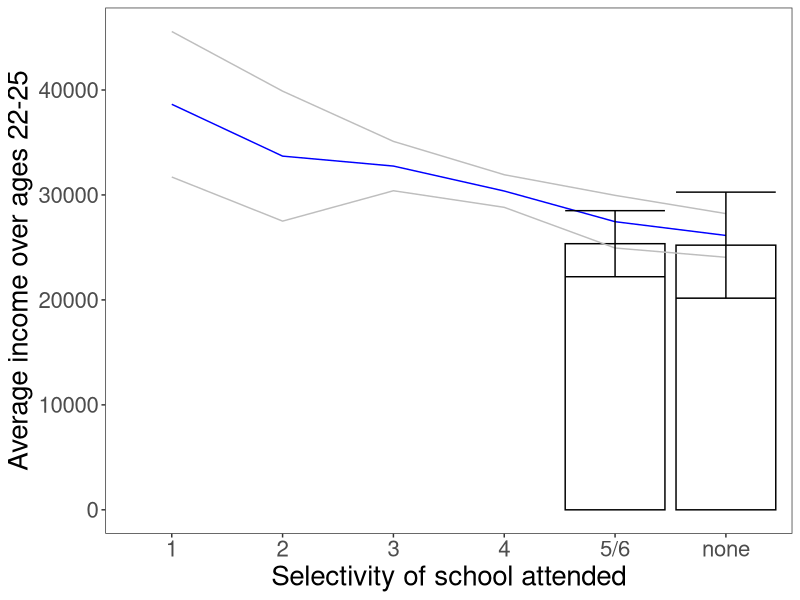
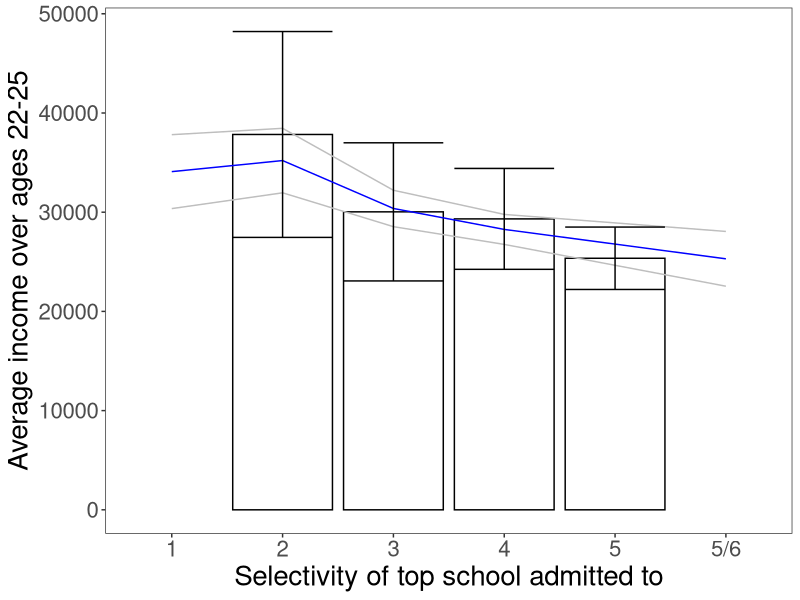

These figures' R source, in order:
library(ggplot2)

#create raw plot for introduction===========================================================
  #read data
    inc_dat = read.csv("inputs/rawinputs.csv")
    #keep only 1 column for each person
    inc_dat = inc_dat[!duplicated(inc_dat[,c('pubid_anon')]),]
    
  #se function
    se <- function(data) {
      sqrt(var(data)/length(data))
    }

  #find each person's average salary
    #note that those with a b include 0 income, while those without a b treat it as missing
    inc_dat[inc_dat$income22==-3,]$income22=NA
    inc_dat[inc_dat$income23==-3,]$income23=NA
    inc_dat[inc_dat$income24==-3,]$income24=NA
    inc_dat[inc_dat$income25==-3,]$income25=NA
    inc_dat[inc_dat$income22b==-3,]$income22b=NA
    inc_dat[inc_dat$income23b==-3,]$income23b=NA
    inc_dat[inc_dat$income24b==-3,]$income24b=NA
    inc_dat[inc_dat$income25b==-3,]$income25b=NA
    inc_dat$avg = NA
    inc_dat$avgb = NA
    for (i in 1:nrow(inc_dat)){
      curVect = c(inc_dat$income22[i], inc_dat$income23[i], inc_dat$income24[i], inc_dat$income25[i])
      curVectb = c(inc_dat$income22b[i], inc_dat$income23b[i], inc_dat$income24b[i], inc_dat$income25b[i])
      inc_dat$avg[i] = mean(na.exclude(curVect))
      inc_dat$avgb[i] = mean(na.exclude(curVectb))
    }

    #remove rows that are missing averages
      inc_datb = inc_dat[!(is.na(inc_dat$avgb)),]
      inc_dat = inc_dat[!(is.na(inc_dat$avg)),]

    #find variance of average salary
      means = data.frame(attend = c("none","1","2","3","4","5/6"),
        avgInc = aggregate(inc_dat$avg, list(gp=inc_dat$attend), mean)$x,
        avgIncse = aggregate(inc_dat$avg, list(gp=inc_dat$attend), se)$x)
      meansb = data.frame(attend = c("none","1","2","3","4","5/6"),
        avgIncb = aggregate(inc_datb$avgb, list(gp=inc_datb$attend), mean)$x,
        avgIncbse = aggregate(inc_datb$avgb, list(gp=inc_datb$attend), se)$x)
      meansb_byadmit = data.frame(admit = c("1","2","3","4","5/6"),
        avgIncb = aggregate(inc_datb$avgb, list(gp=inc_datb$admit), mean)$x,
        avgIncbse = aggregate(inc_datb$avgb, list(gp=inc_datb$admit), se)$x)
    
    #plots
      #ggplot(means, aes(x=attend, y=avgInc, group =1)) + geom_line()+theme_bw()+xlab("Selectivity of school attended")+ylab("Average post-college income over sample") +theme(panel.grid.major=element_blank(),panel.grid.minor=element_blank(), text = element_text(size=20))+geom_ribbon(data=means,aes(ymin =avgInc - avgIncse*1.96, ymax = avgInc+avgIncse*1.96),alpha=0.3)
      #ggplot(meansb, aes(x=attend, y=avgIncb, group = 1)) + geom_line() +
        #geom_ribbon(data=meansb,aes(ymin =avgIncb - avgIncbse*1.96, ymax = avgIncb+avgIncbse*1.96),alpha=0.3)+xlab("Selectivity of school attended") +ylab("Average post-college income over sample") +theme(panel.grid.major=element_blank(),panel.grid.minor=element_blank(), text = element_text(size=20))

    #plotdata 
      plotdata= data.frame(attend = meansb$attend, avgIncb= meansb$avgIncb, avgIncbse = meansb$avgIncbse, type = 0)
      plotdata_admit = data.frame(admit = meansb_byadmit$admit, avgIncb= meansb_byadmit$avgIncb, avgIncbse = meansb_byadmit$avgIncbse, type = 0)
    
    #repeat analysis by type and store--by attendance
      #1
      inc_dat_temp = inc_dat[inc_dat$admit == 1,]
      inc_datb_temp = inc_datb[inc_datb$admit ==1,]
      means_temp = data.frame(attend = c("none","1", "2","3","4"),
         avgInc = aggregate(inc_dat_temp$avg, list(gp=inc_dat_temp$attend), mean)$x,
         avgIncse = aggregate(inc_dat_temp$avg, list(gp=inc_dat_temp$attend), se)$x)
      meansb_temp = data.frame(attend = c("none","1", "2","3","4"),
          avgIncb = aggregate(inc_datb_temp$avgb, list(gp=inc_datb_temp$attend), mean)$x,
          avgIncbse = aggregate(inc_datb_temp$avgb, list(gp=inc_datb_temp$attend), se)$x)
      curPlot = data.frame(attend = c("none","1", "2","3","4"), avgIncb = meansb_temp$avgIncb, avgIncbse = meansb_temp$avgIncbse, type = 1)
      plotdata = rbind(plotdata, curPlot)
    
      #2
      inc_dat_temp = inc_dat[inc_dat$admit == 2,]
      inc_datb_temp = inc_datb[inc_datb$admit ==2,]
      means_temp = data.frame(attend = c("none", "2","3","4","5/6"),
                              avgInc = aggregate(inc_dat_temp$avg, list(gp=inc_dat_temp$attend), mean)$x,
                              avgIncse = aggregate(inc_dat_temp$avg, list(gp=inc_dat_temp$attend), se)$x)
      meansb_temp = data.frame(attend = c("none", "2","3","4","5/6"),
                               avgIncb = aggregate(inc_datb_temp$avgb, list(gp=inc_datb_temp$attend), mean)$x,
                               avgIncbse = aggregate(inc_datb_temp$avgb, list(gp=inc_datb_temp$attend), se)$x)
      curPlot = data.frame(attend = c("none", "2","3","4","5/6"), avgIncb = meansb_temp$avgIncb, avgIncbse = meansb_temp$avgIncbse, type = 2)
      plotdata = rbind(plotdata, curPlot)

      #3
      inc_dat_temp = inc_dat[inc_dat$admit == 3,]
      inc_datb_temp = inc_datb[inc_datb$admit ==3,]
      means_temp = data.frame(attend = c("none","3","4","5/6"),
                              avgInc = aggregate(inc_dat_temp$avg, list(gp=inc_dat_temp$attend), mean)$x,
                              avgIncse = aggregate(inc_dat_temp$avg, list(gp=inc_dat_temp$attend), se)$x)
      meansb_temp = data.frame(attend = c("none","3","4","5/6"),
                               avgIncb = aggregate(inc_datb_temp$avgb, list(gp=inc_datb_temp$attend), mean)$x,
                               avgIncbse = aggregate(inc_datb_temp$avgb, list(gp=inc_datb_temp$attend), se)$x)
      curPlot = data.frame(attend = c("none","3","4","5/6"), avgIncb = meansb_temp$avgIncb, avgIncbse = meansb_temp$avgIncbse, type = 3)
      plotdata = rbind(plotdata, curPlot)

      #4
      inc_dat_temp = inc_dat[inc_dat$admit == 4,]
      inc_datb_temp = inc_datb[inc_datb$admit ==4,]
      means_temp = data.frame(attend = c("none","4","5/6"),
                              avgInc = aggregate(inc_dat_temp$avg, list(gp=inc_dat_temp$attend), mean)$x,
                              avgIncse = aggregate(inc_dat_temp$avg, list(gp=inc_dat_temp$attend), se)$x)
      meansb_temp = data.frame(attend = c("none","4","5/6"),
                               avgIncb = aggregate(inc_datb_temp$avgb, list(gp=inc_datb_temp$attend), mean)$x,
                               avgIncbse = aggregate(inc_datb_temp$avgb, list(gp=inc_datb_temp$attend), se)$x)
      curPlot = data.frame(attend = c("none","4","5/6"), avgIncb = meansb_temp$avgIncb, avgIncbse = meansb_temp$avgIncbse, type = 4)
      plotdata = rbind(plotdata, curPlot)

      #5
      inc_dat_temp = inc_dat[inc_dat$admit == 5,]
      inc_datb_temp = inc_datb[inc_datb$admit ==5,]
      means_temp = data.frame(attend = c("none","5/6"),
                              avgInc = aggregate(inc_dat_temp$avg, list(gp=inc_dat_temp$attend), mean)$x,
                              avgIncse = aggregate(inc_dat_temp$avg, list(gp=inc_dat_temp$attend), se)$x)
      meansb_temp = data.frame(attend = c("none","5/6"),
                               avgIncb = aggregate(inc_datb_temp$avgb, list(gp=inc_datb_temp$attend), mean)$x,
                               avgIncbse = aggregate(inc_datb_temp$avgb, list(gp=inc_datb_temp$attend), se)$x)
      curPlot = data.frame(attend = c("none","5/6"), avgIncb = meansb_temp$avgIncb, avgIncbse = meansb_temp$avgIncbse, type = 5)
      plotdata = rbind(plotdata, curPlot)

    #repeat analysis by type and store--by admission
    #-3
    inc_dat_temp = inc_dat[inc_dat$attend == -10,]
    inc_datb_temp = inc_datb[inc_datb$attend ==-10,]
    meansb_byadmit_temp = data.frame(admit = c("1","2","3","4","5/6"),
                            avgIncb = aggregate(inc_datb_temp$avgb, list(gp=inc_datb_temp$admit), mean)$x,
                            avgIncbse = aggregate(inc_datb_temp$avgb, list(gp=inc_datb_temp$admit), se)$x)
    means_byadmit_temp = data.frame(admit = c("1","2","3","4","5/6"),
                            avgInc = aggregate(inc_dat_temp$avg, list(gp=inc_dat_temp$admit), mean)$x,
                            avgIncse = aggregate(inc_dat_temp$avg, list(gp=inc_dat_temp$admit), se)$x)
    curPlot = data.frame(admit = c("1", "2","3","4","5/6"), avgIncb = meansb_byadmit_temp$avgIncb, avgIncbse = meansb_byadmit_temp$avgIncbse, type = -10)
    plotdata_admit = rbind(plotdata_admit, curPlot)

  #1
  inc_dat_temp = inc_dat[inc_dat$attend == 1,]
  inc_datb_temp = inc_datb[inc_datb$attend ==1,]
  meansb_byadmit_temp = data.frame(admit = c("1"),
                                   avgIncb = aggregate(inc_datb_temp$avgb, list(gp=inc_datb_temp$admit), mean)$x,
                                   avgIncbse = aggregate(inc_datb_temp$avgb, list(gp=inc_datb_temp$admit), se)$x)
  means_byadmit_temp = data.frame(admit = c("1"),
                                  avgInc = aggregate(inc_dat_temp$avg, list(gp=inc_dat_temp$admit), mean)$x,
                                  avgIncse = aggregate(inc_dat_temp$avg, list(gp=inc_dat_temp$admit), se)$x)
  curPlot = data.frame(admit = c("1"), avgIncb = meansb_byadmit_temp$avgIncb, avgIncbse = meansb_byadmit_temp$avgIncbse, type = 1)
  plotdata_admit = rbind(plotdata_admit, curPlot)

  #2
  inc_dat_temp = inc_dat[inc_dat$attend == 2,]
  inc_datb_temp = inc_datb[inc_datb$attend ==2,]
  meansb_byadmit_temp = data.frame(admit = c("1","2"),
                                   avgIncb = aggregate(inc_datb_temp$avgb, list(gp=inc_datb_temp$admit), mean)$x,
                                   avgIncbse = aggregate(inc_datb_temp$avgb, list(gp=inc_datb_temp$admit), se)$x)
  means_byadmit_temp = data.frame(admit = c("1","2"),
                                  avgInc = aggregate(inc_dat_temp$avg, list(gp=inc_dat_temp$admit), mean)$x,
                                  avgIncse = aggregate(inc_dat_temp$avg, list(gp=inc_dat_temp$admit), se)$x)
  curPlot = data.frame(admit = c("1", "2"), avgIncb = meansb_byadmit_temp$avgIncb, avgIncbse = meansb_byadmit_temp$avgIncbse, type = 2)
  plotdata_admit = rbind(plotdata_admit, curPlot)

  #3
  inc_dat_temp = inc_dat[inc_dat$attend == 3,]
  inc_datb_temp = inc_datb[inc_datb$attend ==3,]
  meansb_byadmit_temp = data.frame(admit = c("1","2","3"),
                                   avgIncb = aggregate(inc_datb_temp$avgb, list(gp=inc_datb_temp$admit), mean)$x,
                                   avgIncbse = aggregate(inc_datb_temp$avgb, list(gp=inc_datb_temp$admit), se)$x)
  means_byadmit_temp = data.frame(admit = c("1","2","3"),
                                  avgInc = aggregate(inc_dat_temp$avg, list(gp=inc_dat_temp$admit), mean)$x,
                                  avgIncse = aggregate(inc_dat_temp$avg, list(gp=inc_dat_temp$admit), se)$x)
  curPlot = data.frame(admit = c("1", "2","3"), avgIncb = meansb_byadmit_temp$avgIncb, avgIncbse = meansb_byadmit_temp$avgIncbse, type = 3)
  plotdata_admit = rbind(plotdata_admit, curPlot)

  #4
  inc_dat_temp = inc_dat[inc_dat$attend ==4,]
  inc_datb_temp = inc_datb[inc_datb$attend ==4,]
  meansb_byadmit_temp = data.frame(admit = c("1","2","3","4"),
                                   avgIncb = aggregate(inc_datb_temp$avgb, list(gp=inc_datb_temp$admit), mean)$x,
                                   avgIncbse = aggregate(inc_datb_temp$avgb, list(gp=inc_datb_temp$admit), se)$x)
  means_byadmit_temp = data.frame(admit = c("1","2","3","4"),
                                  avgInc = aggregate(inc_dat_temp$avg, list(gp=inc_dat_temp$admit), mean)$x,
                                  avgIncse = aggregate(inc_dat_temp$avg, list(gp=inc_dat_temp$admit), se)$x)
  curPlot = data.frame(admit = c("1", "2","3","4"), avgIncb = meansb_byadmit_temp$avgIncb, avgIncbse = meansb_byadmit_temp$avgIncbse, type = 4)
  plotdata_admit = rbind(plotdata_admit, curPlot)

  #5
  inc_dat_temp = inc_dat[inc_dat$attend ==5,]
  inc_datb_temp = inc_datb[inc_datb$attend ==5,]
  meansb_byadmit_temp = data.frame(admit = c("2","3","4","5"),
                                   avgIncb = aggregate(inc_datb_temp$avgb, list(gp=inc_datb_temp$admit), mean)$x,
                                   avgIncbse = aggregate(inc_datb_temp$avgb, list(gp=inc_datb_temp$admit), se)$x)
  means_byadmit_temp = data.frame(admit = c("2","3","4","5"),
                                  avgInc = aggregate(inc_dat_temp$avg, list(gp=inc_dat_temp$admit), mean)$x,
                                  avgIncse = aggregate(inc_dat_temp$avg, list(gp=inc_dat_temp$admit), se)$x)
  curPlot = data.frame(admit = c("2","3","4","5"), avgIncb = meansb_byadmit_temp$avgIncb, avgIncbse = meansb_byadmit_temp$avgIncbse, type = 5)
  plotdata_admit = rbind(plotdata_admit, curPlot)


      #plotting by attend
      ggplot(plotdata, aes(x=attend, y = avgIncb)) + 
          geom_bar(data = plotdata[plotdata$type==5,],stat='identity', colour = 'black',fill = NA) + 
          geom_line(data = plotdata[plotdata$type==0,], aes(group= 1), colour = 'blue')+
          geom_line(data = plotdata[plotdata$type==0,], aes(y = avgIncb-avgIncbse*1.96,group= 1),colour = 'grey')+
          geom_line(data = plotdata[plotdata$type==0,], aes(y = avgIncb+avgIncbse*1.96,group= 1), colour = 'grey')+
          #geom_ribbon(data = plotdata[plotdata$type==0,],aes(ymin=avgIncb-avgIncbse*1.96, ymax = avgIncb+avgIncbse*1.96),alpha=0.3)+
          #geom_errorbar(data = plotdata[plotdata$type==0,],aes(ymin=avgIncb-avgIncbse*1.96, ymax = avgIncb+avgIncbse*1.96))+
          theme_bw()+
          xlab("Selectivity of school attended") +
          ylab("Average income over ages 22-25") +
          theme(panel.grid.major=element_blank(),panel.grid.minor=element_blank(), text = element_text(size=20))+
          geom_errorbar(data= plotdata[plotdata$type==5,],aes(ymin=avgIncb-avgIncbse*1.96, ymax = avgIncb+avgIncbse*1.96))
          

        #plotting by admit
        ggplot(plotdata_admit, aes(x=admit, y = avgIncb)) + 
          geom_bar(data = plotdata_admit[plotdata_admit$type==5,],stat='identity', colour = 'black',fill = NA) + 
          geom_line(data = plotdata_admit[plotdata_admit$type==0,], aes(group= 1), colour = 'blue')+
          geom_line(data = plotdata_admit[plotdata_admit$type==0,], aes(y = avgIncb-avgIncbse*1.96,group= 1),colour = 'grey')+
          geom_line(data = plotdata_admit[plotdata_admit$type==0,], aes(y = avgIncb+avgIncbse*1.96,group= 1), colour = 'grey')+
          #geom_ribbon(data = plotdata[plotdata$type==0,],aes(ymin=avgIncb-avgIncbse*1.96, ymax = avgIncb+avgIncbse*1.96),alpha=0.3)+
          #geom_errorbar(data = plotdata[plotdata$type==0,],aes(ymin=avgIncb-avgIncbse*1.96, ymax = avgIncb+avgIncbse*1.96))+
          theme_bw()+
          xlab("Selectivity of top school admitted to") +
          ylab("Average income over ages 22-25") +
          theme(panel.grid.major=element_blank(),panel.grid.minor=element_blank(), text = element_text(size=20))+
          geom_errorbar(data= plotdata_admit[plotdata_admit$type==5,],aes(ymin=avgIncb-avgIncbse*1.96, ymax = avgIncb+avgIncbse*1.96))

      #single plots, no longer in use
      #ggplot(means_temp, aes(x=attend, y=avgInc)) + geom_bar(stat='identity', fill = 'grey') +
        #geom_errorbar(aes(ymin=avgInc - avgIncse*1.96, ymax = avgInc+avgIncse*1.96))+theme_bw()+xlab("Selectivity of school attended") +ylab("Average income over ages 22-25") +theme(panel.grid.major=element_blank(),panel.grid.minor=element_blank(), text = element_text(size=20)) +  geom_line(meansb, aes(x=attend, y=avgIncb, group = 1))
      #ggplot(meansb_temp, aes(x=attend, y=avgIncb)) + geom_bar(stat='identity', fill = 'grey') +
        #geom_errorbar(aes(ymin=avgIncb - avgIncbse*1.96, ymax = avgIncb+avgIncbse*1.96))+theme_bw()+xlab("Selectivity of school attended") +ylab("Average post-college income") +theme(panel.grid.major=element_blank(),panel.grid.minor=element_blank(), text = element_text(size=20))

      #regression
        #ignore non-attenders
          plotdata_reg= plotdata[plotdata$attend != "none",]
        #add "conditional" tag
          plotdata_reg$conditional=1
          plotdata_reg[plotdata_reg$type == 0,]$conditional = 0
        #regressions
          plotdata_reg$attend = as.numeric(plotdata_reg$attend)
          byattend_reg=lm(avgIncb~attend+as.factor(type)+I(attend*conditional), data= plotdata_reg)
          lapply(plotdata_reg, class)
          byattend_noncon_reg = lm(avgIncb~attend, data = plotdata_reg[plotdata_reg$conditional == 0,])
          byattend_con_reg = lm(avgIncb~attend, data = plotdata_reg[plotdata_reg$conditional == 1,])
        #add conditional tag and regressions for by admit
          plotdata_admit$conditional=1
          plotdata_admit[plotdata_admit$type == 0,]$conditional = 0
          plotdata_admit$admit = as.numeric(plotdata_admit$admit)
          byadmit_reg=lm(avgIncb~admit+I(admit*conditional), data= plotdata_admit)
          byadmit_reg=lm(avgIncb~admit+as.factor(type)+I(admit*conditional), data= plotdata_admit)
          lapply(plotdata_reg, class)
          byadmit_noncon_reg = lm(avgIncb~admit, data= plotdata_admit[plotdata_admit$conditional == 0,])
          byadmit_con_reg = lm(avgIncb~admit, data= plotdata_admit[plotdata_admit$conditional == 1,])

